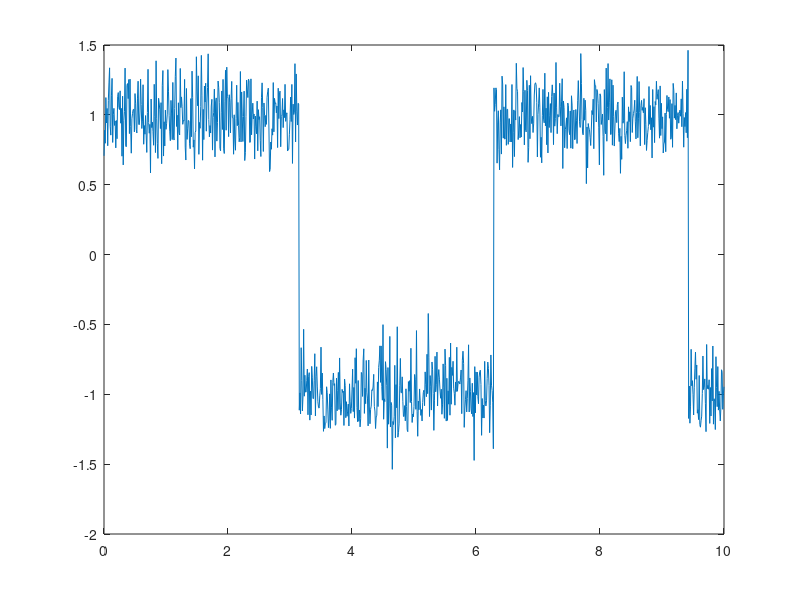

Reproduce this figure in MATLAB. (Note: this script raises an error after producing the figure.)
clc, clear, close all;
% Añadir ruido WGN a una señal cuadrada con SNR=15dB
t = 0:0.01:10;
g = square(t);            % señal cuadrada
g_ruido = awgn(g,15);     % añadir ruido, SNR = 15dB
plot(t, g_ruido)          % representar señal con ruido

% Representar las densidades espectrales de potencia
psd(g)
hold on
psd(g_ruido)
